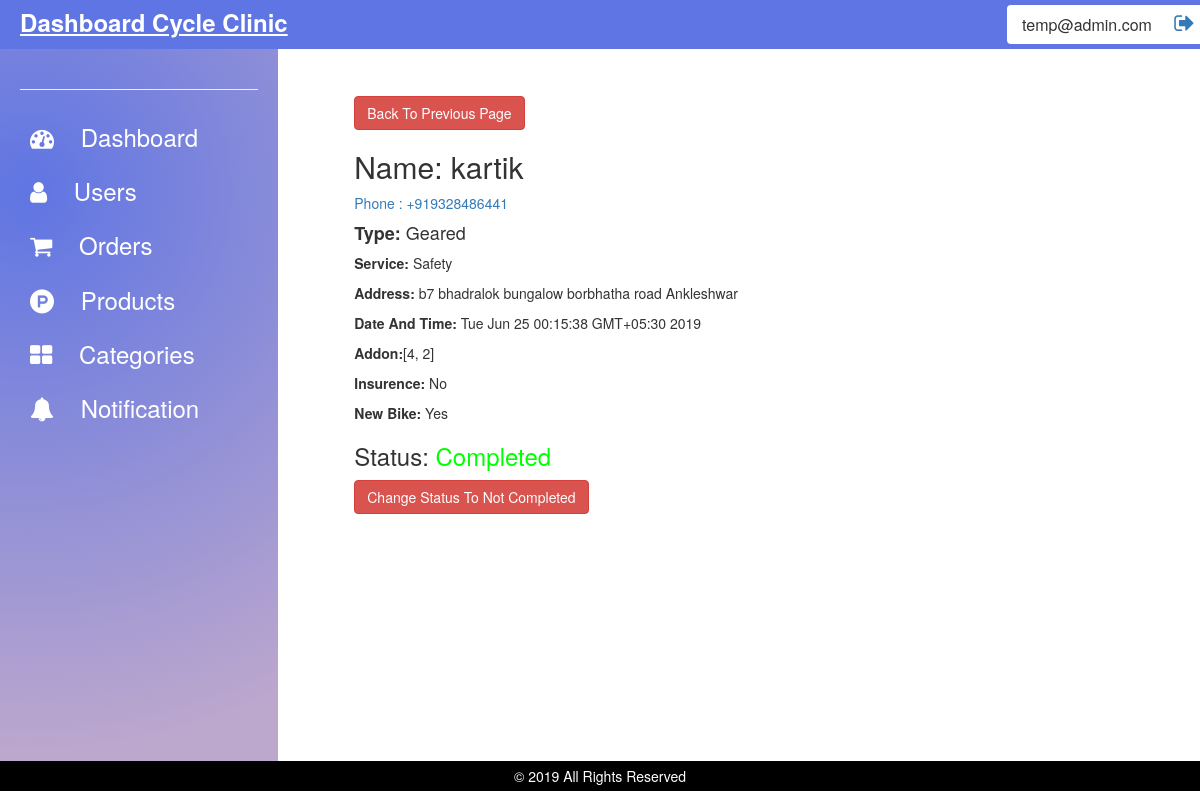
/neworder.php?id=2 (signed in), run on the app's committed database.
### tables this page shows
CREATE TABLE `service` (
  `id` int(11) NOT NULL,
  `uid` varchar(1100) NOT NULL,
  `name` varchar(1100) NOT NULL,
  `phone` varchar(1100) NOT NULL,
  `type` varchar(1100) NOT NULL,
  `service` varchar(1100) NOT NULL,
  `address` mediumtext NOT NULL,
  `date` varchar(1100) NOT NULL,
  `scratches` tinyint(1) NOT NULL,
  `addons` mediumtext NOT NULL,
  `status` int(11) NOT NULL,
  `intresedlnsurence` tinyint(1) NOT NULL,
  `intresedNewBike` tinyint(1) NOT NULL,
  `sign` varchar(1100) DEFAULT NULL,
  `driverId` varchar(1100) DEFAULT NULL,
  `trackingId` varchar(1100) DEFAULT NULL,
  `paymentMode` int(11) NOT NULL,
  `city` varchar(1100) NOT NULL
);

### neworder.php (the view, shortened to what this page needs)
<?php
include_once "api/connection.php";
include_once "layout/base.php";
$id = "";
if (isset($_GET['id'])) {
    $id = $_GET['id'];
}
?>
<!DOCTYPE html>
<html lang="en">
<head>
    <link rel="stylesheet" href="https://maxcdn.bootstrapcdn.com/bootstrap/3.4.0/css/bootstrap.min.css">
    <link rel="stylesheet" href="https://cdnjs.cloudflare.com/ajax/libs/font-awesome/4.7.0/css/font-awesome.min.css">
</head>
<body>
    <div class="row">
        <div class="col-md-3 col-xs-3">
        </div>
        <div class="col-md-9 col-xs-9">
            <div id="contetMain">
                <a href="order.php">
                    <div class="btn btn-danger">
                        Back To Previous Page
                    </div>
                </a>
                <?php
                if ($id == "")
                    echo "<center><p style='color: #f00;'>Connot Fatch Order Id, Please Try Again.</p></center>";
                else {
                    $sql = "SELECT * FROM `service` where `id`= '$id' ";
                    $result = mysqli_query($con, $sql);
                    if (mysqli_num_rows($result) > 0) {
                        while ($row = mysqli_fetch_array($result)) {
                            $addon = array($row[9]);
                            $insurence = ($row[11] == 1) ? "Yes" : "No";
                            $newbike = ($row[12] == 1) ? "Yes" : "No";
                            if ($row[10] == 5) {
                                $status = "<span  style='color: #0f0;'>Completed</span>";
                            } elseif ($row[10] >= 2 && $row[10] <= 4) {
                                $status = "<span  style='color: #f00;'>Pending</span>";
                            } elseif ($row[10] == 1) {
                                $status = "<span  style='color: #f00;'>Approved</span>";
                            } else {
                                $status = "<span style='color: #00f;'>New Order</span>";
                            }
                            echo "
                                <h2>Name: $row[2]</h2>
                                <a href='tel:$row[3]'>Phone : $row[3]</a>
                                <br>
                                <h4><b>Type:</b> $row[4]</h4>
                                <p><b>Service:</b> $row[5]</p>
                                <p><b>Address:</b> $row[6]</p>
                                <p><b>Date And Time: </b>$row[7]</p>
                                <p><b>Addon:</b>$addon[0]</p>
                                <p><b>Insurence:</b> $insurence</p>
                                <p><b>New Bike:</b> $newbike</p>
                                <h3>Status: $status</h3>
                                ";
                            if ($row[10] == 5) {
                                echo '
                                    <a href="updatestate.php?id=' . $row[0] . '&status=3">
                                    <div class="btn btn-danger">
                                        Change Status To Not Completed
                                    </div>
                                    </a>
                                    ';
                            }
                        }
                    }
                }
                ?>
            </div>
        </div>
    </div>
</body>
</html>

### css/base.css (style rules this page uses)
body { overflow: hidden; margin: 0px; }
#contetMain { margin: 3%; height: 80%; overflow-y: auto; padding: 20px; }

### data on the page
service: name "kartik", phone "+919328486441", type "Geared", service "Safety", address "b7 bhadralok bungalow borbhatha road Ankleshwar", date "Tue Jun 25 00:15:38 GMT+05:30 2019", addons "[4, 2]", intresedlnsurence "No", intresedNewBike "Yes", status "Completed"

### other printed values
$useremail "temp@admin.com"
